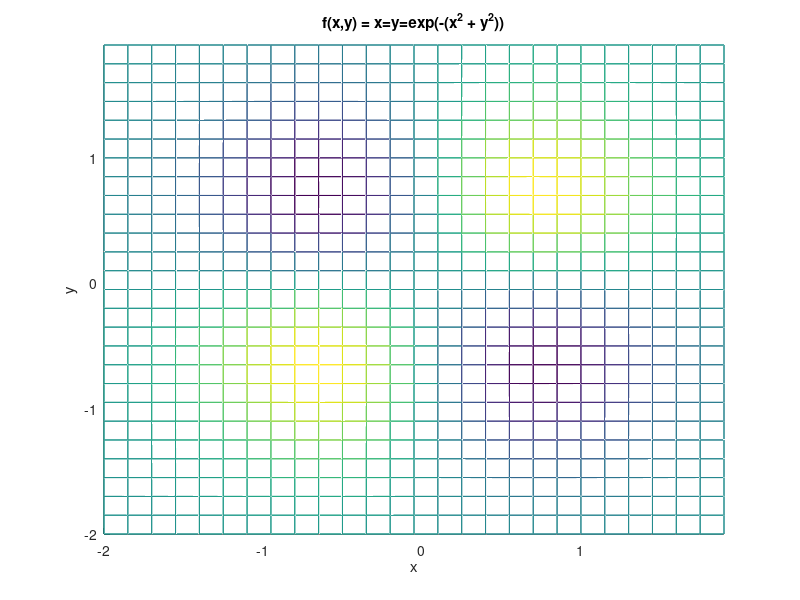

Reproduce this figure in MATLAB.
clc;
clear;
clf;

f = @(xy) xy(1)*xy(2)*exp(-(xy(1)^2 + xy(2)^2));

options = optimset('Display', 'iter','TolFun', 1e-8);

hold on
[xy, fval, exitflag, output] = fminsearch(f, [0; 0]);
xy(1)
xy(2)

x = [-2: .15: 2];
y = [-2: .15: 2];

[xx, yy] = meshgrid(x, y);
z = xx.*yy.*exp(-(xx.^2+yy.^2));

mesh(x, y, z)
meshc(xx,yy,z)
xlabel("x")
ylabel("y")
zlabel("f(x,y)")
title("f(x,y) = x=y=exp(-(x^2 + y^2))")

grid on
hold off